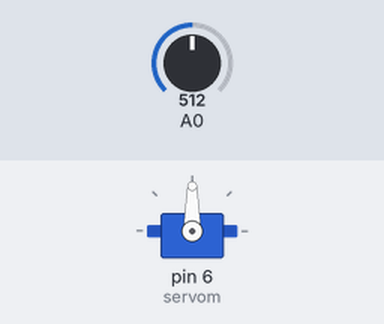
Simulated run of this sketch. Board: Arduino Uno, built with avr-gcc and run on an emulated ATmega328P. Shown: servo. The test bench sets the inputs (shaded band); at power-on: A0 = 512. What the sketch prints to the serial monitor is not drawn.

Above: at 1.2 s.
1.3 s: A0 set to 716
At 2.2 s:
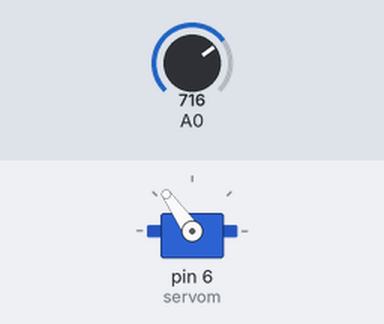
2.8 s: A0 set to 900
At 3.5 s:
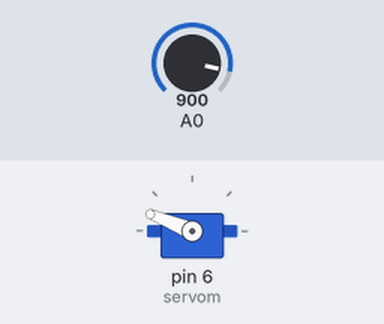
4.3 s: A0 set to 1023
At 5.5 s:
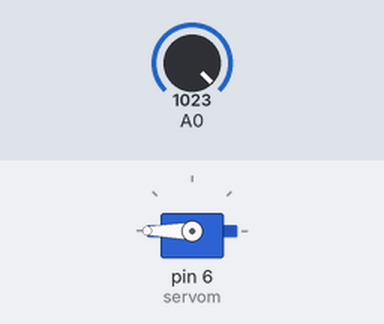
5.8 s: A0 set to 306
At 6.9 s:
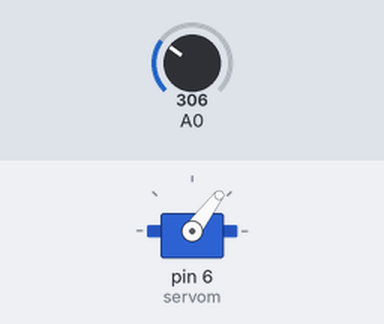
7.3 s: A0 set to 122
At 8.0 s:
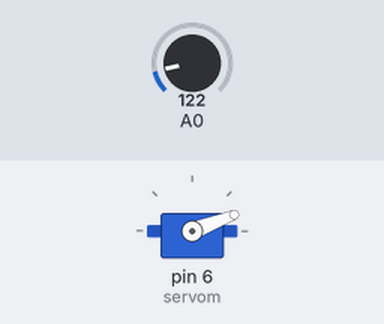
8.8 s: A0 set to 0
At 10.2 s:
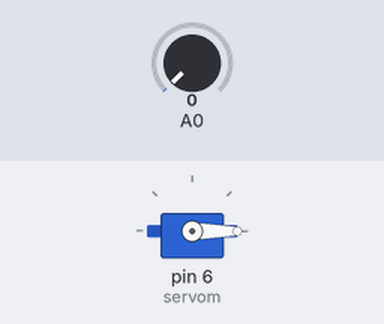
Timing chart, 0 to 11.3 s (numbered marks = the images above; inputs shaded):
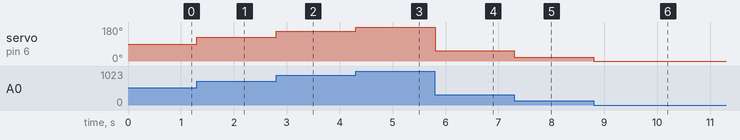

The sketch:

pot-ile-servo-motor.ino
```cpp
#include <Servo.h>
int pot;
Servo servom;
void setup() {
  // put your setup code here, to run once:
Serial.begin(9600);
servom.attach(6);
}

void loop() {
  // put your main code here, to run repeatedly:
pot = analogRead(A0);
int deger=map(pot , 0,1023,0,180);
servom.write(deger);
Serial.println(deger);
}
```

Measured:
- after the input at 1.3 s, servo on pin 6 (servom): 90° → 125° at once
- after the input at 2.8 s, servo on pin 6 (servom): 125° → 158° at once
- after the input at 4.3 s, servo on pin 6 (servom): 158° → 180° at once
- after the input at 5.8 s, servo on pin 6 (servom): 180° → 53° at once
- after the input at 7.3 s, servo on pin 6 (servom): 53° → 21° at once
- after the input at 8.8 s, servo on pin 6 (servom): 21° → 0° at once
